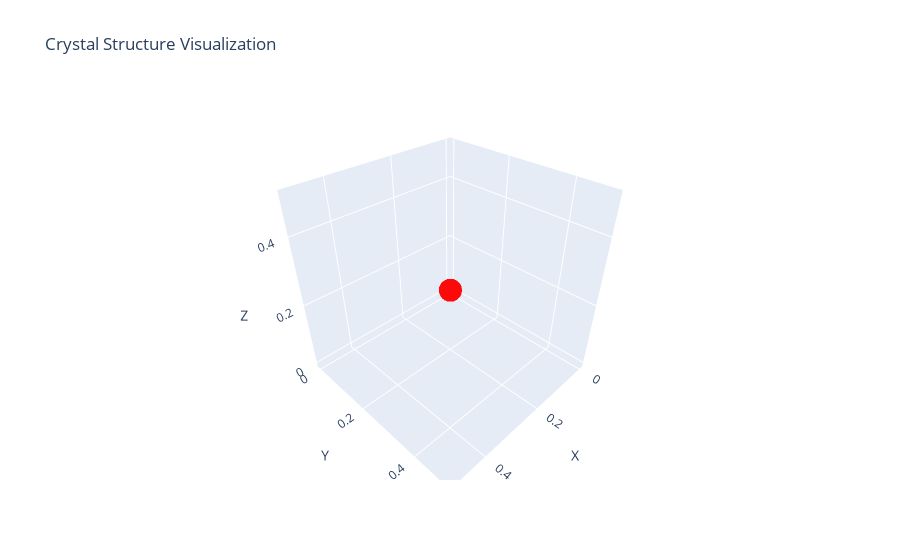

Notebook cell for this chart:
### Code cell
import plotly.graph_objects as go
# Create a 3D scatter plot
atomic_symbols = [site.specie.symbol for site in structure.sites]
coordinates_array = np.array([site.frac_coords for site in structure.sites])

# Create a 3D scatter plot
fig = go.Figure(data=[go.Scatter3d(
    x=coordinates_array[:, 0],
    y=coordinates_array[:, 1],
    z=coordinates_array[:, 2],
    mode='markers',
    marker=dict(
        size=8,
        color='red',  # You can customize the color
        opacity=0.8
    ),
    text=atomic_symbols,
)])

# Set plot layout
fig.update_layout(
    scene=dict(
        aspectmode='cube',
        xaxis=dict(title='X'),
        yaxis=dict(title='Y'),
        zaxis=dict(title='Z'),
    ),
    title='Crystal Structure Visualization',
)

# Show the plot
fig.show()

### Figure 1 — Plotly figure (JSON) as saved in the notebook; plotly's stock layout.template omitted (floating-point values rounded to 4 significant figures)
{"data": [{"marker": {"color": "red", "opacity": 0.8, "size": 8}, "mode": "markers", "text": ["Cs", "Cl"], "type": "scatter3d", "x": [0, 0.5], "y": [0, 0.5], "z": [0, 0.5]}], "layout": {"scene": {"aspectmode": "cube", "xaxis": {"title": {"text": "X"}}, "yaxis": {"title": {"text": "Y"}}, "zaxis": {"title": {"text": "Z"}}}, "title": {"text": "Crystal Structure Visualization"}}}
